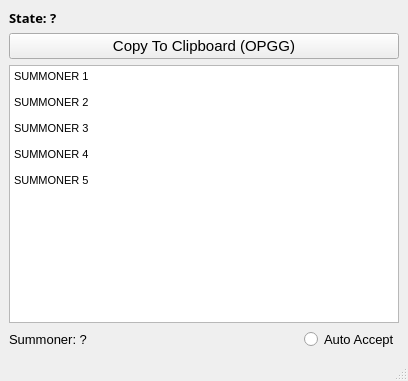
<?xml version="1.0" encoding="UTF-8"?>
<ui version="4.0">
 <class>MainWindow</class>
 <widget class="QMainWindow" name="MainWindow">
  <property name="geometry">
   <rect>
    <x>0</x>
    <y>0</y>
    <width>408</width>
    <height>381</height>
   </rect>
  </property>
  <property name="maximumSize">
   <size>
    <width>408</width>
    <height>381</height>
   </size>
  </property>
  <property name="windowTitle">
   <string>Stormeous</string>
  </property>
  <property name="styleSheet">
   <string notr="true">QLabel{
color:black;
minimumPointSize: 10
width: parent.width
height: parent.height
fontSizeMode: Text.Fit
anchors.top: label.bottom; anchors.bottom: parent.bottom;
anchors.left: parent.left;
anchors.topMargin: 5
}</string>
  </property>
  <widget class="QWidget" name="centralwidget">
   <layout class="QVBoxLayout" name="verticalLayout">
    <item>
     <layout class="QVBoxLayout" name="verticalLayout_2">
      <item>
       <widget class="QLabel" name="gameState">
        <property name="font">
         <font>
          <family>Arial Black</family>
          <pointsize>10</pointsize>
          <weight>75</weight>
          <bold>true</bold>
         </font>
        </property>
        <property name="text">
         <string>State: ?</string>
        </property>
       </widget>
      </item>
      <item>
       <widget class="QPushButton" name="clipboardButton">
        <property name="font">
         <font>
          <family>Arial</family>
          <pointsize>11</pointsize>
         </font>
        </property>
        <property name="text">
         <string>Copy To Clipboard (OPGG)</string>
        </property>
       </widget>
      </item>
      <item>
       <widget class="QTextBrowser" name="textBrowser">
        <property name="minimumSize">
         <size>
          <width>388</width>
          <height>233</height>
         </size>
        </property>
        <property name="styleSheet">
         <string notr="true"/>
        </property>
        <property name="html">
         <string>&lt;!DOCTYPE HTML PUBLIC &quot;-//W3C//DTD HTML 4.0//EN&quot; &quot;http://www.w3.org/TR/REC-html40/strict.dtd&quot;&gt;
&lt;html&gt;&lt;head&gt;&lt;meta name=&quot;qrichtext&quot; content=&quot;1&quot; /&gt;&lt;style type=&quot;text/css&quot;&gt;
p, li { white-space: pre-wrap; }
&lt;/style&gt;&lt;/head&gt;&lt;body style=&quot; font-family:'MS Shell Dlg 2'; font-size:8.25pt; font-weight:400; font-style:normal;&quot;&gt;
&lt;p style=&quot; margin-top:0px; margin-bottom:0px; margin-left:0px; margin-right:0px; -qt-block-indent:0; text-indent:0px;&quot;&gt;SUMMONER 1&lt;/p&gt;
&lt;p style=&quot;-qt-paragraph-type:empty; margin-top:0px; margin-bottom:0px; margin-left:0px; margin-right:0px; -qt-block-indent:0; text-indent:0px;&quot;&gt;&lt;br /&gt;&lt;/p&gt;
&lt;p style=&quot; margin-top:0px; margin-bottom:0px; margin-left:0px; margin-right:0px; -qt-block-indent:0; text-indent:0px;&quot;&gt;SUMMONER 2&lt;/p&gt;
&lt;p style=&quot;-qt-paragraph-type:empty; margin-top:0px; margin-bottom:0px; margin-left:0px; margin-right:0px; -qt-block-indent:0; text-indent:0px;&quot;&gt;&lt;br /&gt;&lt;/p&gt;
&lt;p style=&quot; margin-top:0px; margin-bottom:0px; margin-left:0px; margin-right:0px; -qt-block-indent:0; text-indent:0px;&quot;&gt;SUMMONER 3&lt;/p&gt;
&lt;p style=&quot;-qt-paragraph-type:empty; margin-top:0px; margin-bottom:0px; margin-left:0px; margin-right:0px; -qt-block-indent:0; text-indent:0px;&quot;&gt;&lt;br /&gt;&lt;/p&gt;
&lt;p style=&quot; margin-top:0px; margin-bottom:0px; margin-left:0px; margin-right:0px; -qt-block-indent:0; text-indent:0px;&quot;&gt;SUMMONER 4&lt;/p&gt;
&lt;p style=&quot;-qt-paragraph-type:empty; margin-top:0px; margin-bottom:0px; margin-left:0px; margin-right:0px; -qt-block-indent:0; text-indent:0px;&quot;&gt;&lt;br /&gt;&lt;/p&gt;
&lt;p style=&quot; margin-top:0px; margin-bottom:0px; margin-left:0px; margin-right:0px; -qt-block-indent:0; text-indent:0px;&quot;&gt;SUMMONER 5&lt;/p&gt;
&lt;p style=&quot;-qt-paragraph-type:empty; margin-top:0px; margin-bottom:0px; margin-left:0px; margin-right:0px; -qt-block-indent:0; text-indent:0px;&quot;&gt;&lt;br /&gt;&lt;/p&gt;&lt;/body&gt;&lt;/html&gt;</string>
        </property>
       </widget>
      </item>
     </layout>
    </item>
    <item>
     <layout class="QHBoxLayout" name="horizontalLayout" stretch="1,0">
      <item>
       <widget class="QLabel" name="summonerLabel">
        <property name="font">
         <font>
          <family>Arial</family>
          <pointsize>10</pointsize>
         </font>
        </property>
        <property name="styleSheet">
         <string notr="true"/>
        </property>
        <property name="text">
         <string>Summoner: ?</string>
        </property>
        <property name="scaledContents">
         <bool>false</bool>
        </property>
       </widget>
      </item>
      <item>
       <widget class="QRadioButton" name="acceptButton">
        <property name="font">
         <font>
          <family>Arial</family>
          <pointsize>10</pointsize>
          <weight>50</weight>
          <bold>false</bold>
         </font>
        </property>
        <property name="styleSheet">
         <string notr="true"/>
        </property>
        <property name="text">
         <string>Auto Accept</string>
        </property>
       </widget>
      </item>
     </layout>
    </item>
   </layout>
  </widget>
  <widget class="QStatusBar" name="statusbar"/>
 </widget>
 <resources/>
 <connections/>
</ui>
